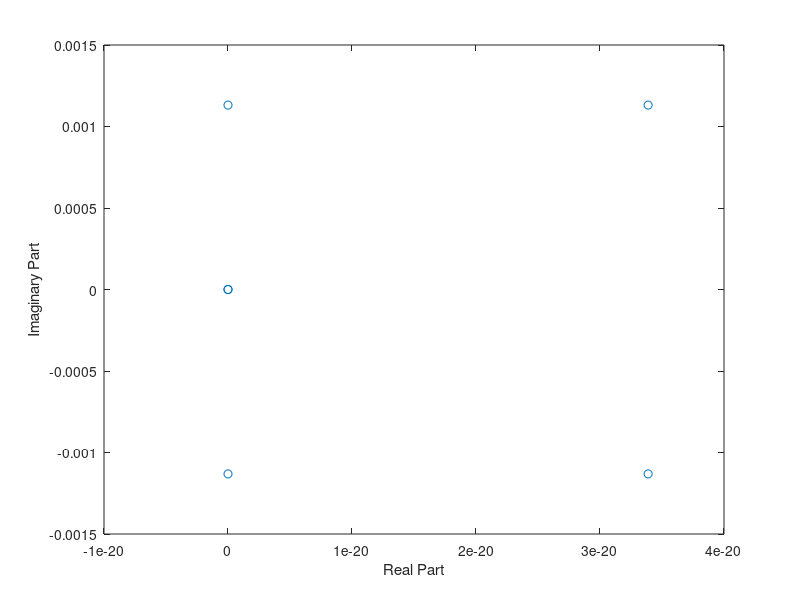

MATLAB code to generate this figure: (Note: this script raises an error after producing the figure.)
clear; close all

%%%%%% A,B,C,D Matrices %%%%%%
n = sqrt(398600 / 6778^3);
A = [0 0 0 1 0 0;
     0 0 0 0 1 0;
     0 0 0 0 0 1;
     3*n^2 0 0 0 2*n 0;
     0 0 0 -2*n 0 0;
     0 0 -n^2 0 0 0];

B = [0 0 0;
     0 0 0;
     0 0 0;
     1 0 0;
     0 1 0;
     0 0 1];

C = [1 0 0 0 0 0;
     0 1 0 0 0 0;
     0 0 1 0 0 0];

D = [0 0 0;
     0 0 0;
     0 0 0];

nstates = size(A,1); % how many states? 
OLsys = ss(A,B,C,D);

eigVal = eig(A);
[eig_Vec, eig_ValDiag] = eig(A);
figure
plot(eigVal, 'o');
xlabel('Real Part')
ylabel('Imaginary Part')


% Earth mean radius:
rEarth_m = 6371E3;
muEarth_m3ps2 = 398600*(1000^3);


%% #2
% Define control system objectives, requirements. Determine open loop plant
% poles. Simulate the plant respone (no controller) to the desired initial
% conditions, reference inputs and /or exogeneous disturbances, as
% appropriate to control objectives, verify that thees responses make sense

% isControllable = rank(ctrb(OLsys)) == numel(A(:,1)) % yes
% isObservable = rank(obsv(OLsys)) == numel(A(:,1)) % yes

% Names for plots
OLsys.StateName = {'x (radial)';'y (along-track)';'z (cross-track)';...
    'xdot (radial velocity)';'ydot (along-track velocity)';'zdot (cross-track velocity)'};
OLsys.StateUnit = {'meters';'meters';'meters';...
    'meters/seconds';'meters/seconds';'meters/seconds'};
OLsys.OutputName = OLsys.StateName(1:3);
OLsys.OutputUnit = OLsys.StateUnit(1:3);
OLsys.InputName = {'xddot';'yddot';'zddot'};
OLsys.InputUnit = {'meters/seconds^2';'meters/seconds^2';'meters/seconds^2'};


% define umax 
thrust_kgmps2 = 25;
massChaser_kg = 100; 

% Open loop poles
% olpoles = pole(OLsys);
% pzmap(OLsys)

% impulse(OLsys) % this makes sense

% Simulate the plant response to the desired initial conditions (no
% disturbance)

% Examine different initial conditions
% X0 = [10000 0 0 0 0 0]; % radial offset
% X0 = [0 10000 0 0 0 0]; % in-track offset
% X0 = [0 0 10000 0 0 0]; % cross-track offset
% X0 = [10 375 0 0 0.00009 0];
X0 = [0 500 0 0 0 0]; % 500 meters in-track final approach
% Target radius
rTgt_m = 6778E3;
% Target mean motion
nTgt = sqrt(muEarth_m3ps2/rTgt_m^3);
% Target orbit period
TTgt_s = 2*pi/nTgt; 

tvec_s = 0:0.1:2*TTgt_s;

% figure();
% initial(OLsys,X0,tvec_s);
[y,t,x] = initial(OLsys,X0,tvec_s); 
step(OLsys,TTgt_s)

figure('Name','Open Loop Response to Initial Conditions');
subplot(311)
plot(t,y(:,1),'DisplayName','Radial Obs');  hold on;
plot(t,x(:,1),'DisplayName','Radial State'); 
legend('show'); ylabel('meters'); grid minor;
subplot(312)
plot(t,y(:,2),'DisplayName','Along-Track Obsv'); hold on;
plot(t,x(:,2),'DisplayName','Along-Track State'); 
legend('show'); ylabel('meters'); grid minor;
subplot(313)
plot(t,y(:,3),'DisplayName','Cross-Track Obsv'); hold on;
plot(t,y(:,3),'DisplayName','Cross-Track State');
legend('show'); ylabel('meters'); grid minor;
xlabel('Time (seconds)');
sgtitle('Initial Conditions System Response')


%% #4 Manual Pole Placement

% Specify desired closed-loop poles
despoles = [-0.09 -0.06 -0.03 -0.02 -0.02 -0.01]; %dominant pole is real and at -2 
%% Use place command to get feedback gain:
K = place(A,B,despoles);

% Define closed-loop dynamics
F1 = eye(2); %unity feedforward gain on ref inputs 
F2 = inv(C/(-A+B*K)*B);
F = F2;
Acl = A - B*K;
Bcl = B*F;
Ccl = C;
Dcl = D;
CLsys = ss(Acl,Bcl,Ccl,Dcl);


umax_mps2 = thrust_kgmps2/massChaser_kg;

rhistvec =  x(:,1:3);

% Check that closed-loop system specs met; change despoles otherwise
%%get response to first reference input profile: 
[Y_CL1,~,X_CL1] = lsim(CLsys,rhistvec,tvec_s);

%compute resulting actuator efforts in each case, where u = -Kx + Fr
U_CL1 = -K*X_CL1' + F*rhistvec'; 

figure("Name",'Manual Pole Placement Actuator Effort')
subplot(311), hold on
plot(tvec_s,U_CL1(1,:))
plot(tvec_s,umax_mps2*ones(size(tvec_s)),'--k');
plot(tvec_s,-umax_mps2*ones(size(tvec_s)),'--k');
subplot(312), hold on
plot(tvec_s,U_CL1(2,:))
plot(tvec_s,umax_mps2*ones(size(tvec_s)),'--k');
plot(tvec_s,-umax_mps2*ones(size(tvec_s)),'--k');
subplot(313), hold on
plot(tvec_s,U_CL1(3,:))
plot(tvec_s,umax_mps2*ones(size(tvec_s)),'--k');
plot(tvec_s,-umax_mps2*ones(size(tvec_s)),'--k');

figure("Name","Manual Pole Placement: Response Compared To Desired Position State")
subplot(311)
plot(tvec_s,Y_CL1(:,1),'DisplayName','Observed'); hold on;
plot(tvec_s,rhistvec(:,1),'DisplayName','Reference');
legend show
subplot(312)
plot(tvec_s,Y_CL1(:,2),'DisplayName','Observed'); hold on;
plot(tvec_s,rhistvec(:,2),'DisplayName','Reference');
legend show
subplot(313)
plot(tvec_s,Y_CL1(:,3),'DisplayName','Observed'); hold on;
plot(tvec_s,rhistvec(:,3),'DisplayName','Reference')
legend show


%% #5 Luenberger Observer 
% todo remove these gains once part 4 is complete
K = zeros(3,6);
F = eye(3);

% check for controllability of observer system
Co_observer = ctrb(A', C');
is_observer_controllable = rank(Co_observer) == nstates

% New augmented state for luenberger observer: Xaug_obs = [x; ex; ey; ez; exdot; eydot; ezdot]

% Specify desired closed-loop poles for the Luenberger observer
desobsvpoles =  [-12 -11 -10 -9, -8, -7]; % TODO : Fine tune 
% Use place command to get Luenberger observer gain
L = (place(A',C',desobsvpoles))';

% define new closed loop observer system
AaugLOCL = [A B*K;
           zeros(nstates) A-L*C];
% BaugLOOL = [B; B]; % open loop version
BaugLOCL = [B*F; zeros(size(B))];
CaugLOCL = [zeros(nstates,nstates), eye(nstates)]; %define errors as outputs (should --> 0)
DaugLOCL = zeros(6,3);
LOCLsys = ss(AaugLOCL, BaugLOCL, CaugLOCL, DaugLOCL);

figure();
initial(LOCLsys,2*zeros(2*nstates,1),10) %initial observer error states zero
title('Observer error transient responses | Zero intial error')

figure();
initial(LOCLsys,2*ones(2*nstates,1),10) %initial observer error states non-zero
title('Observer error transient responses | With inital error')


%% # 6 Infinite Horizon Controller

umax_mps2 = thrust_kgmps2/massChaser_kg;
rmag = 0.2;
% rhistvec1 = x(:,1:3);
rhistvec1 = zeros(size(x(:,1:3)));

% Weights 
awts = ones([1,numel(A(:,1))]);
rho  = 10;
awts = awts./sum(awts);

poswts = [20 90 60];
velwts = 1*[1 1 1];
Q = diag(awts./[poswts, velwts].^2);
R = rho*diag(1./(umax_mps2.*[1 1 1]).^2);

[Ks, W, E] = lqr(A,B,Q,R);
% usLqr = nan([3, numel(x(:,1))]);
% 
% for i = 1:numel(x(:,1))
%    usLqr(:,i) = -R^-1 * B'*W*x(i,:)';
% end

Ff = (C/(-A+B*Ks)*B)^-1;
Acl = A - B*Ks;
Bcl = B*Ff;
Ccl = C;
Dcl = D;
CLsys = ss(Acl,Bcl,Ccl,Dcl);

[ycl1,~,xcl1] = lsim(CLsys,rhistvec1',tvec_s,X0);

ucl1 = -Ks*xcl1' + Ff*rhistvec1';

figure("Name",'Actuator Effort')
subplot(311), hold on
plot(tvec_s,ucl1(1,:))
plot(tvec_s,umax_mps2*ones(size(tvec_s)),'--k');
plot(tvec_s,-umax_mps2*ones(size(tvec_s)),'--k');
ylabel({'Acceleration';'Radial (m/s^2)'});
subplot(312), hold on
plot(tvec_s,ucl1(2,:))
plot(tvec_s,umax_mps2*ones(size(tvec_s)),'--k');
plot(tvec_s,-umax_mps2*ones(size(tvec_s)),'--k');
ylabel({'Acceleration';'In-Track (m/s^2)'});
subplot(313), hold on
plot(tvec_s,ucl1(3,:))
plot(tvec_s,umax_mps2*ones(size(tvec_s)),'--k');
plot(tvec_s,-umax_mps2*ones(size(tvec_s)),'--k');
ylabel({'Acceleration';'Cross-Track (m/s^2)'});
xlabel('Time (s)')

figure("Name","Response Compared To Desired Position State")
subplot(311)
plot(tvec_s,ycl1(:,1),'DisplayName','Observed'); hold on;
plot(tvec_s,rhistvec1(:,1),'DisplayName','Reference');
ylabel({'Distance';'Radial (m)'});
legend show
subplot(312)
plot(tvec_s,ycl1(:,2),'DisplayName','Observed'); hold on;
plot(tvec_s,rhistvec1(:,2),'DisplayName','Reference');
ylabel({'Distance';'In-track (m)'});
legend show
subplot(313)
plot(tvec_s,ycl1(:,3),'DisplayName','Observed'); hold on;
plot(tvec_s,rhistvec1(:,3),'DisplayName','Reference')
ylabel({'Distance';'Cross-track (m)'}); 
xlabel('Time (s)')
legend show



%%%% SCRIPT STUB %%%%




%%% FUNCTIONS STUB %%%%
